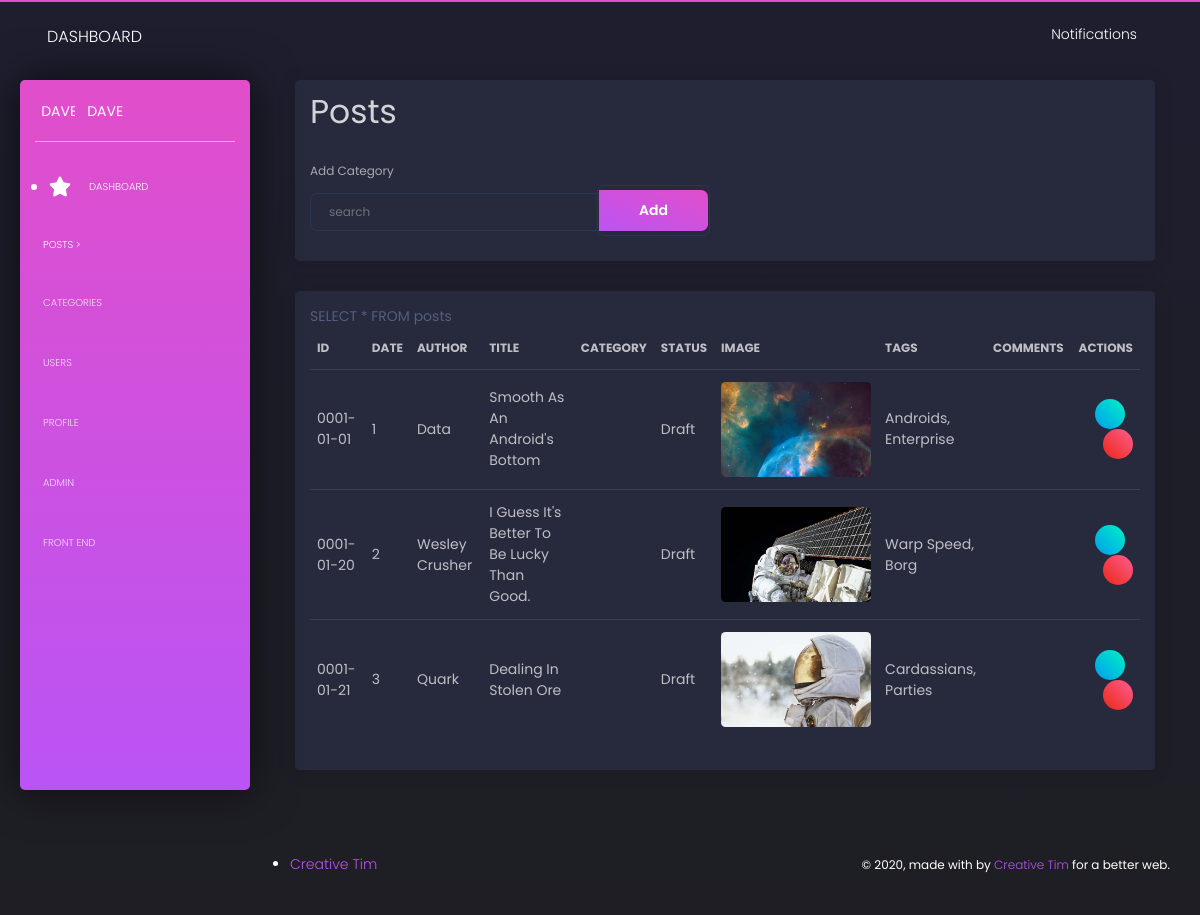
The page /admin/admin-posts.php on the database its author committed.
### tables this page shows
CREATE TABLE `posts` (
  `post_id` int(11) unsigned NOT NULL AUTO_INCREMENT,
  `post_category_id` int(11) DEFAULT NULL,
  `post_title` varchar(255) DEFAULT NULL,
  `post_author` varchar(255) DEFAULT NULL,
  `post_date` date DEFAULT NULL,
  `post_image` text,
  `post_content` text,
  `post_author_image` text,
  `post_tags` varchar(255) DEFAULT NULL,
  `post_comment_count` int(11) DEFAULT NULL,
  `post_status` varchar(355) DEFAULT 'Draft',
  PRIMARY KEY (`post_id`)
);

### admin/admin-functions.php (the view, shortened to what this page needs)
<?php
function display_posts()
{
    global $connection;
    $query = "SELECT * FROM posts";
    $display_all_posts = mysqli_query($connection, $query);
    while ($row = mysqli_fetch_assoc($display_all_posts)) {
        $post_id = $row['post_id'];
        $post_title = $row['post_title'];
        $post_date = $row['post_date'];
        $post_author = $row['post_author'];
        $post_category = $row['post_category'];
        $post_status = $row['post_status'];
        $post_tags = $row['post_tags'];
        $post_image = $row['post_image'];
        $post_comments = $row['post_comments'];
        echo '<tr>';
        echo "<td>{$post_date}</td>";
        echo "<td>{$post_id}</td>";
        echo "<td>{$post_author}</td>";
        echo "<td>{$post_title}</td>";
        echo "<td>{$post_category}</td>";
        echo "<td>{$post_status}</td>";
        echo "<td><img class='img-fluid' src='../images/{$post_image}.jpg' alt='' style='max-width:150px;'/></td>";
        echo "<td>{$post_tags}</td>";
        echo "<td>{$post_comments}</td>";
        echo '<td class="text-right">';
        echo '<a href ="admin-categories.php?update=' . $cat_id . '"
            class="btn btn-success btn-sm btn-round btn-icon mr-2">
            <i class="fal fa-edit pt-2"></i></a>';
        echo '<a href ="admin-categories.php?delete=' . $cat_id . '"
            class="btn btn-danger btn-sm btn-round btn-icon">
            <i class="fal fa-trash-alt pt-2"></i></a>';
        echo '</tr>';
    }
}

### rows shown on the page
posts: post_date "0001-01-01", post_id "1", post_author "Data", post_title "Smooth As An Android's Bottom", post_status "Draft", post_image (picture), post_tags "Androids, Enterprise"
posts: post_date "0001-01-20", post_id "2", post_author "Wesley Crusher", post_title "I Guess It's Better To Be Lucky Than Good.", post_status "Draft", post_image (picture), post_tags "Warp Speed, Borg"
posts: post_date "0001-01-21", post_id "3", post_author "Quark", post_title "Dealing In Stolen Ore", post_status "Draft", post_image (picture), post_tags "Cardassians, Parties"
